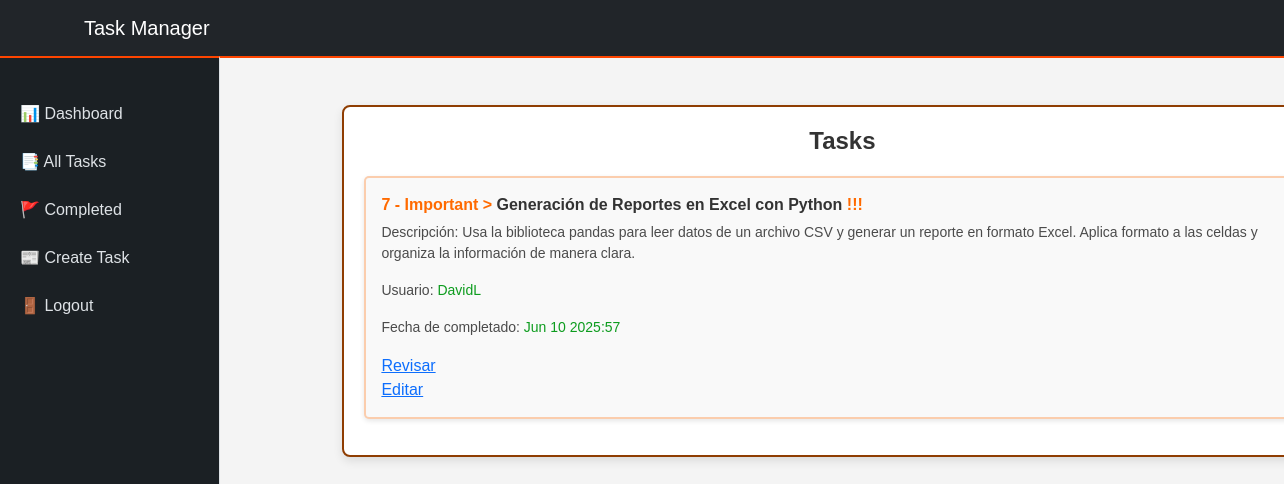
Before: /tasks_completed/ (signed in) with the older database file.
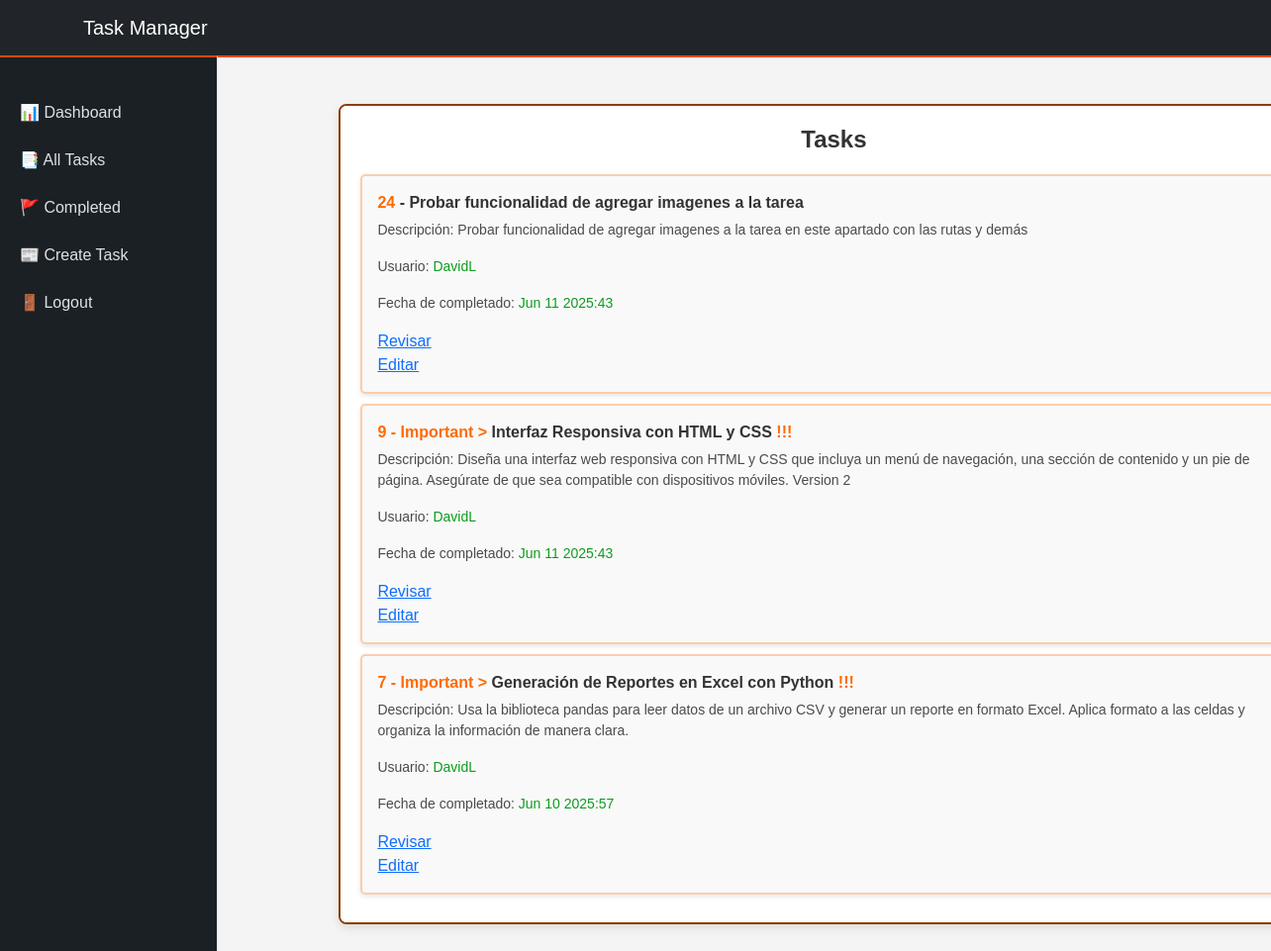
After: the same page with the newer database file.
### tasks/models.py (models this page shows, shortened)
class Task(models.Model):
  title = models.CharField(max_length=200)
  description = models.TextField(max_length=10000)
  created = models.DateTimeField(auto_now_add=True)
  datecompleted = models.DateTimeField(null=True, blank=True)
  important = models.BooleanField(default=False)
  user = models.ForeignKey(User, on_delete=models.CASCADE)
  status = models.CharField(max_length=75, default='pendiente')
  imagen = models.ImageField(upload_to='productos/', blank=True, null=True)

### tasks/views.py (the view)
# urls.py: path('tasks_completed/', views.tasks_completed, name='tasks_completed'),
@login_required
def tasks_completed(request):
    tasks = Task.objects.filter(user=request.user, datecompleted__isnull=False).order_by('-datecompleted')
    return render(request, 'tasks.html', {"tasks": tasks})

### tasks/templates/tasks.html (shortened to what this page needs)
{% extends 'base_lateral_panel.html' %}
{% block content %}
<div class="main-container">
    <h1 class="task-title">Tasks</h1>
    <ul class="task-list">
        {% for task in tasks %}
        <li class="task-item">
            {% if task.important %}
                <strong><data>{{ task.id }} - Important > </data>{{ task.title }}<data> !!!</data></strong>
            {% else %}
                <strong><data>{{ task.id }}</data> - {{ task.title }}</strong>
            {% endif %}
            <p class="task-details">Descripción: {{ task.description }}</p>
            <p class="task-details">Usuario: <data class="user">{{ task.user.username }}</data></p>
            {% if task.datecompleted %}
            <p class="task-details">Fecha de completado: <data class="user">{{ task.datecompleted|date:'M j Y:i' }}</data></p>
            {% else %}
            <p class="task-details">Fecha de completado: <data class="NC">No completado</data></p>
            {% endif %}
            <a href="{% url 'task_detail' task.id %}">Revisar</a><br>
            <a href="{% url 'edit_tasks' task.id %}">Editar</a>
        </li>
        {% endfor %}
    </ul>
</div>
{% endblock %}

Changed rows visible on the page:
added Task: id "24", title "Probar funcionalidad de agregar imagenes a la tarea", description "Probar funcionalidad de agregar imagenes a la tarea en este apartado con las rutas y demás", user.username "DavidL", datecompleted "Jun 11 2025:43"
now on this page (row edited): Task: id "9", title "Interfaz Responsiva con HTML y CSS", description "Diseña una interfaz web responsiva con HTML y CSS que incluya un menú de navegación, una sección de contenido y un pie de página. Asegúrate de que sea compatible con dispositivos móviles. Version 2", user.username "DavidL", datecompleted "Jun 11 2025:43"
